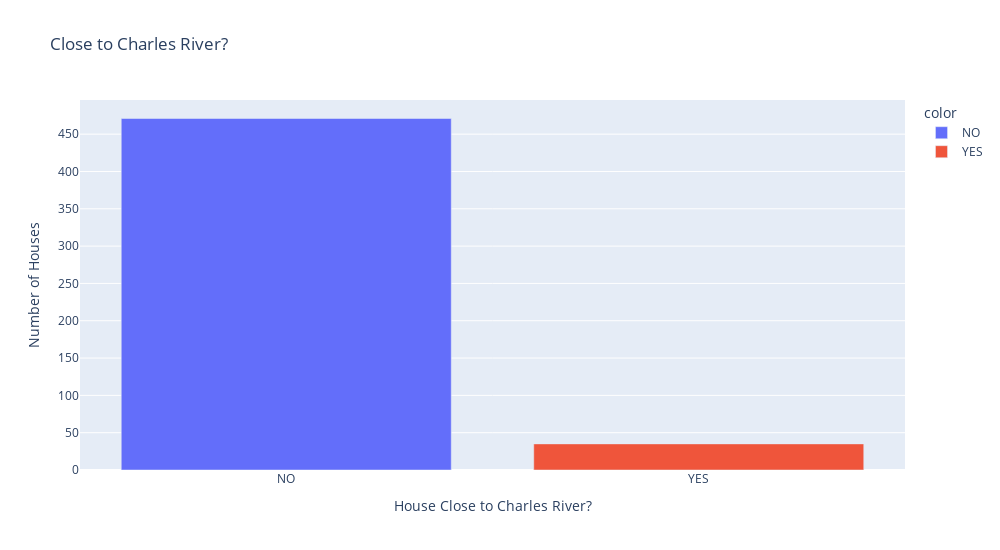

The notebook cell saved with this chart:
### Markdown cell above
RAD - Index of accessibility to radial highways <br>
Index of accessibility to radial highways is the sum of the distances from each dwelling to the nearest radial highway

### Code cell
river_df = dataset.CHAS.value_counts()

# Ratio of homes' distance to the river
river_dis = px.bar(
    x=['NO', 'YES'],
    y=river_df.values,
    title='Close to Charles River?',
    color=['NO', 'YES'],
    height=550,
    width=1000
)

river_dis.update_layout(
    xaxis_title='House Close to Charles River?',
    yaxis_title='Number of Houses',
    coloraxis_showscale=False,   
)

river_dis.show()

### Figure 1 — Plotly figure (JSON) as saved in the notebook; plotly's stock layout.template omitted (floating-point values rounded to 4 significant figures)
{"data": [{"alignmentgroup": "True", "hovertemplate": "color=NO<br>x=%{x}<br>y=%{y}<extra></extra>", "legendgroup": "NO", "marker": {"color": "#636efa", "pattern": {"shape": ""}}, "name": "NO", "offsetgroup": "NO", "orientation": "v", "showlegend": true, "textposition": "auto", "type": "bar", "x": ["NO"], "xaxis": "x", "y": [471], "yaxis": "y"}, {"alignmentgroup": "True", "hovertemplate": "color=YES<br>x=%{x}<br>y=%{y}<extra></extra>", "legendgroup": "YES", "marker": {"color": "#EF553B", "pattern": {"shape": ""}}, "name": "YES", "offsetgroup": "YES", "orientation": "v", "showlegend": true, "textposition": "auto", "type": "bar", "x": ["YES"], "xaxis": "x", "y": [35], "yaxis": "y"}], "layout": {"barmode": "relative", "coloraxis": {"showscale": false}, "height": 550, "legend": {"title": {"text": "color"}, "tracegroupgap": 0}, "title": {"text": "Close to Charles River?"}, "width": 1000, "xaxis": {"anchor": "y", "domain": [0, 1], "title": {"text": "House Close to Charles River?"}}, "yaxis": {"anchor": "x", "domain": [0, 1], "title": {"text": "Number of Houses"}}}}
